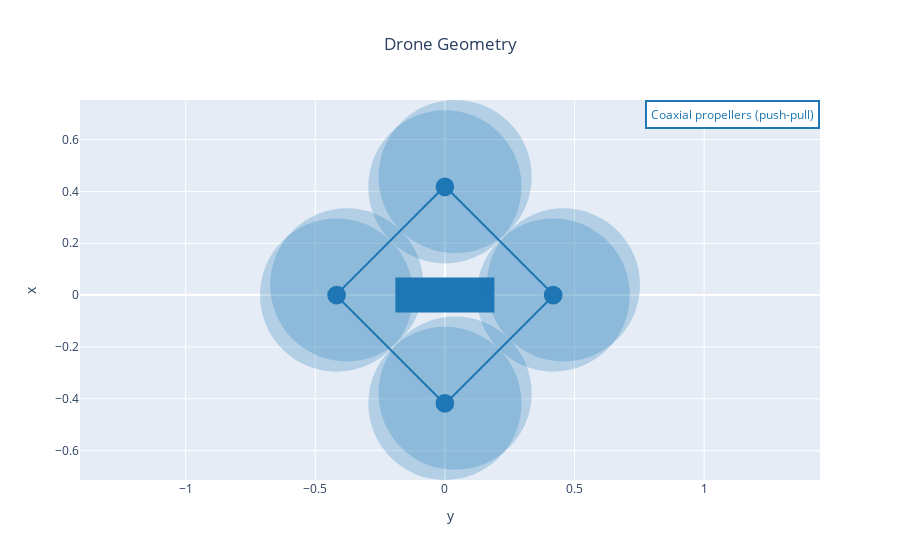

Notebook cell for this chart:
### Markdown cell above
## 3. Analysis and plots

You can now use postprocessing plots to visualize the results of the MDO.

### Code cell
fig = multirotor_geometry_plot(DJI_M600_OUTPUT_FILE, name="Drone MDO")
fig.show()

### Figure 1 — Plotly figure (JSON) as saved in the notebook; plotly's stock layout.template omitted (floating-point values rounded to 4 significant figures)
{"data": [{"line": {"color": "rgb(31, 119, 180)"}, "mode": "lines", "name": "Drone MDO", "type": "scatter", "uid": "1d6803b2-a912-45c2-a7c6-809a90238355", "x": [0.3939, 0.4178, 0.4178, 0.3939, 0.02665, 0.02665, -0.02665, -0.02665, -0.3939, -0.4178, -0.4178, -0.3939, -0.02665, -0.02665, 0.02665, 0.02665, 0.3939], "y": [0.02665, 0.02665, -0.02665, -0.02665, -0.3939, -0.4178, -0.4178, -0.3939, -0.02665, -0.02665, 0.02665, 0.02665, 0.3939, 0.4178, 0.4178, 0.3939, 0.02665]}], "layout": {"annotations": [{"align": "center", "bgcolor": "white", "bordercolor": "rgb(31, 119, 180)", "borderpad": 4, "borderwidth": 2, "font": {"color": "rgb(31, 119, 180)"}, "showarrow": false, "text": "Coaxial propellers (push-pull)", "x": 1, "xanchor": "right", "xref": "paper", "xshift": 0, "y": 1, "yanchor": "top", "yref": "paper", "yshift": 0}], "shapes": [{"fillcolor": "rgb(31, 119, 180)", "line": {"color": "rgb(31, 119, 180)", "width": 3}, "type": "rect", "x0": -0.1852, "x1": 0.1852, "xref": "x", "y0": -0.06174, "y1": 0.06174, "yref": "y"}, {"fillcolor": "rgb(31, 119, 180)", "line": {"color": "rgb(31, 119, 180)", "width": 3}, "type": "circle", "x0": 0.3875, "x1": 0.448, "xref": "x", "y0": -0.03024, "y1": 0.03024, "yref": "y"}, {"fillcolor": "rgb(31, 119, 180)", "line": {"color": "rgb(31, 119, 180)", "width": 0}, "opacity": 0.25, "type": "circle", "x0": 0.1224, "x1": 0.7132, "xref": "x", "y0": -0.2954, "y1": 0.2954, "yref": "y"}, {"fillcolor": "rgb(31, 119, 180)", "line": {"color": "rgb(31, 119, 180)", "width": 0}, "opacity": 0.25, "type": "circle", "x0": 0.1618, "x1": 0.7526, "xref": "x", "y0": -0.256, "y1": 0.3348, "yref": "y"}, {"fillcolor": "rgb(31, 119, 180)", "line": {"color": "rgb(31, 119, 180)", "width": 3}, "type": "circle", "x0": -0.03024, "x1": 0.03024, "xref": "x", "y0": -0.448, "y1": -0.3875, "yref": "y"}, {"fillcolor": "rgb(31, 119, 180)", "line": {"color": "rgb(31, 119, 180)", "width": 0}, "opacity": 0.25, "type": "circle", "x0": -0.2954, "x1": 0.2954, "xref": "x", "y0": -0.7132, "y1": -0.1224, "yref": "y"}, {"fillcolor": "rgb(31, 119, 180)", "line": {"color": "rgb(31, 119, 180)", "width": 0}, "opacity": 0.25, "type": "circle", "x0": -0.256, "x1": 0.3348, "xref": "x", "y0": -0.6738, "y1": -0.08298, "yref": "y"}, {"fillcolor": "rgb(31, 119, 180)", "line": {"color": "rgb(31, 119, 180)", "width": 3}, "type": "circle", "x0": -0.448, "x1": -0.3875, "xref": "x", "y0": -0.03024, "y1": 0.03024, "yref": "y"}, {"fillcolor": "rgb(31, 119, 180)", "line": {"color": "rgb(31, 119, 180)", "width": 0}, "opacity": 0.25, "type": "circle", "x0": -0.7132, "x1": -0.1224, "xref": "x", "y0": -0.2954, "y1": 0.2954, "yref": "y"}, {"fillcolor": "rgb(31, 119, 180)", "line": {"color": "rgb(31, 119, 180)", "width": 0}, "opacity": 0.25, "type": "circle", "x0": -0.6738, "x1": -0.08298, "xref": "x", "y0": -0.256, "y1": 0.3348, "yref": "y"}, {"fillcolor": "rgb(31, 119, 180)", "line": {"color": "rgb(31, 119, 180)", "width": 3}, "type": "circle", "x0": -0.03024, "x1": 0.03024, "xref": "x", "y0": 0.3875, "y1": 0.448, "yref": "y"}, {"fillcolor": "rgb(31, 119, 180)", "line": {"color": "rgb(31, 119, 180)", "width": 0}, "opacity": 0.25, "type": "circle", "x0": -0.2954, "x1": 0.2954, "xref": "x", "y0": 0.1224, "y1": 0.7132, "yref": "y"}, {"fillcolor": "rgb(31, 119, 180)", "line": {"color": "rgb(31, 119, 180)", "width": 0}, "opacity": 0.25, "type": "circle", "x0": -0.256, "x1": 0.3348, "xref": "x", "y0": 0.1618, "y1": 0.7526, "yref": "y"}], "title": {"text": "Drone Geometry", "x": 0.5}, "xaxis": {"title": {"text": "y"}}, "yaxis": {"scaleanchor": "x", "scaleratio": 1, "title": {"text": "x"}}}}
